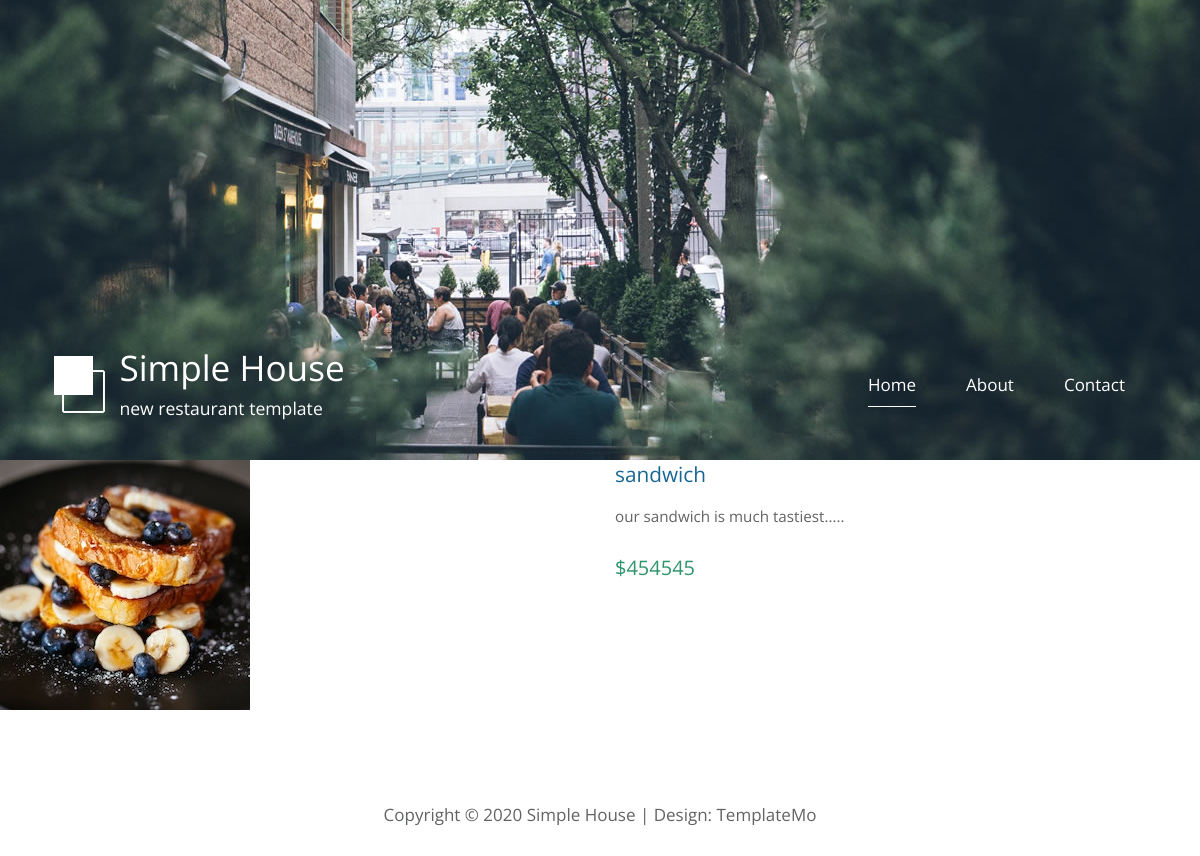
The page /detail/4 on the database its author committed.
### app/models.py (models this page shows)
class Product(models.Model):
 name = models.CharField(max_length=50)
 product_image = models.ImageField(upload_to='media/', height_field=None, width_field=None, max_length=None)
 description = models.TextField()
 price = models.IntegerField()

### app/views.py (the view)
# urls.py: path('detail/<int:pk>', views.ProductDetail.as_view(), name='detail'),
class ProductDetail(DetailView):
 model = Product
 template_name = 'productdetail.html'

### app/templates/productdetail.html (shortened to what this page needs)
{% extends "common/base.html" %}
{% load static %}
{% block content %}
<div class="container">
  <main>
    <div class="col">
      <div class="row">
        <div class="col-md-6">
          <img
            src="{{object.product_image.url}}"
            alt="Image"
            class="img-fluid tm-gallery-img"
          />
        </div>
        <div class="col-md-6">
          <h4 class="tm-gallery-title">{{object.name}}</h4>
          <p class="tm-gallery-description">{{object.description}}</p>
          <p class="tm-gallery-price">${{object.price}}</p>
        </div>
      </div>
    </div>
  </main>
  {% endblock content %}

### app/static/css/templatemo-style.css (style rules this page uses)
ul, nav, body, h1, h2, h4, h6, p, figure { margin: 0; padding: 0; }
html { box-sizing: border-box; -ms-overflow-style: scrollbar; }
*, *::before, *::after { box-sizing: inherit; }
.container { width: 100%; max-width: 1200px; margin-right: auto; margin-left: auto; }
.row { display: -ms-flexbox; display: flex; -ms-flex-wrap: wrap; flex-wrap: wrap; margin-left: -15px; margin-right: -15px; }
.col-lg-3, .col-lg-4, .col-lg-6, .col-md-4, .col-md-6, .col-sm-6, .col-12 { position: relative; width: 100%; padding-right: 15px; padding-left: 15px; }
@media (min-width: 768px) { .col-md-6 { -ms-flex: 0 0 50%; flex: 0 0 50%; max-width: 50%; } }
.img-fluid { max-width: 100%; height: auto; }
body { font-family: 'Open Sans', Arial, sans-serif; font-size: 17px; background-color: #ccc; overflow-x: hidden; }
.container { background-color: white; }
p, address { color: #626364; line-height: 1.8; }
.tm-gallery-description { font-size: 0.95rem; }
.tm-gallery-img { margin-bottom: 20px; }
.tm-gallery-title { font-size: 1.3rem; font-weight: 400; color: #1A6692; margin-bottom: 15px; }
.tm-gallery-description { margin-bottom: 20px; }
.tm-gallery-price { font-size: 1.25rem; color: #2F956D; margin-bottom: 60px; }

### rows shown on the page
Product: product_image (picture), name "sandwich", description "our sandwich is much tastiest.....", price "454545"
